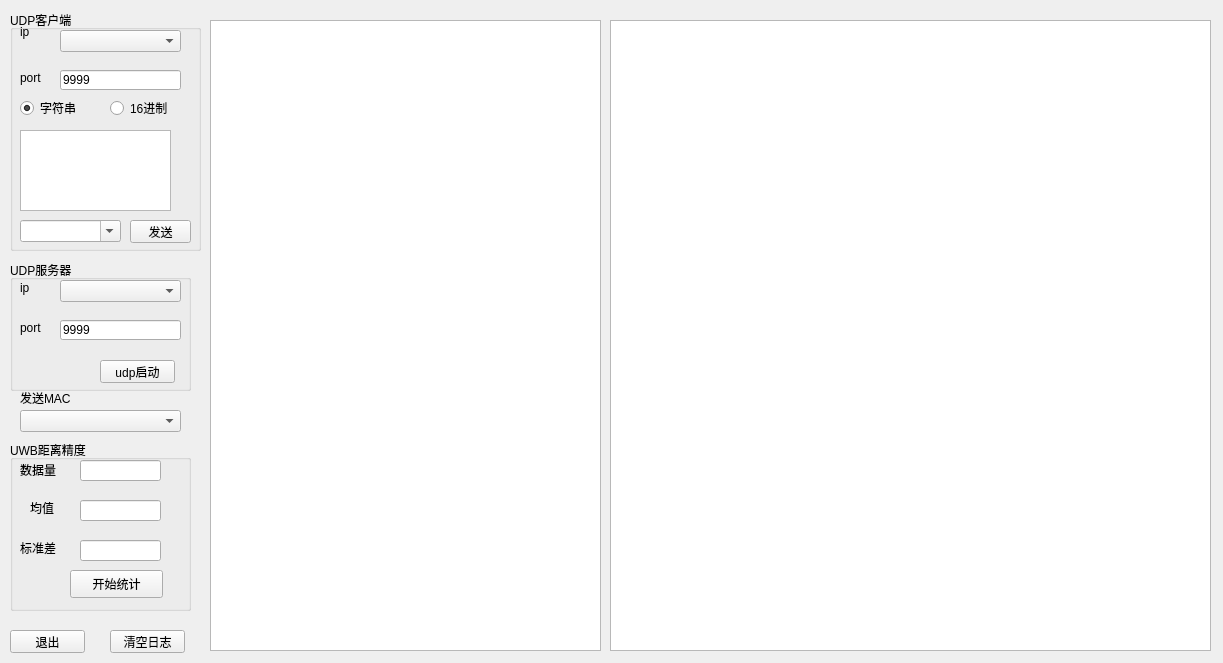
<?xml version="1.0" encoding="UTF-8"?>
<ui version="4.0">
 <class>Test_Prj1</class>
 <widget class="QWidget" name="Test_Prj1">
  <property name="geometry">
   <rect>
    <x>0</x>
    <y>0</y>
    <width>1223</width>
    <height>663</height>
   </rect>
  </property>
  <property name="windowTitle">
   <string>程序烧写控制器</string>
  </property>
  <widget class="QPushButton" name="pB_exit">
   <property name="enabled">
    <bool>true</bool>
   </property>
   <property name="geometry">
    <rect>
     <x>10</x>
     <y>630</y>
     <width>75</width>
     <height>23</height>
    </rect>
   </property>
   <property name="cursor">
    <cursorShape>ArrowCursor</cursorShape>
   </property>
   <property name="text">
    <string>退出</string>
   </property>
  </widget>
  <widget class="QTextEdit" name="tE_log">
   <property name="geometry">
    <rect>
     <x>220</x>
     <y>20</y>
     <width>321</width>
     <height>591</height>
    </rect>
   </property>
   <property name="frameShape">
    <enum>QFrame::Box</enum>
   </property>
   <property name="lineWidth">
    <number>1</number>
   </property>
   <property name="autoFormatting">
    <set>QTextEdit::AutoNone</set>
   </property>
  </widget>
  <widget class="QPushButton" name="pB_clear">
   <property name="geometry">
    <rect>
     <x>110</x>
     <y>630</y>
     <width>75</width>
     <height>23</height>
    </rect>
   </property>
   <property name="text">
    <string>清空日志</string>
   </property>
  </widget>
  <widget class="QGroupBox" name="gB_udpserver">
   <property name="geometry">
    <rect>
     <x>10</x>
     <y>260</y>
     <width>181</width>
     <height>131</height>
    </rect>
   </property>
   <property name="title">
    <string>UDP服务器</string>
   </property>
   <widget class="QLabel" name="tL_port">
    <property name="geometry">
     <rect>
      <x>10</x>
      <y>60</y>
      <width>31</width>
      <height>16</height>
     </rect>
    </property>
    <property name="text">
     <string>port</string>
    </property>
   </widget>
   <widget class="QLineEdit" name="lE_port">
    <property name="geometry">
     <rect>
      <x>50</x>
      <y>60</y>
      <width>121</width>
      <height>20</height>
     </rect>
    </property>
    <property name="text">
     <string>9999</string>
    </property>
   </widget>
   <widget class="QComboBox" name="cB_ip">
    <property name="geometry">
     <rect>
      <x>50</x>
      <y>20</y>
      <width>121</width>
      <height>22</height>
     </rect>
    </property>
    <property name="editable">
     <bool>false</bool>
    </property>
    <property name="currentText">
     <string/>
    </property>
    <property name="currentIndex">
     <number>-1</number>
    </property>
   </widget>
   <widget class="QPushButton" name="pB_udpbegin">
    <property name="geometry">
     <rect>
      <x>90</x>
      <y>100</y>
      <width>75</width>
      <height>23</height>
     </rect>
    </property>
    <property name="text">
     <string>udp启动</string>
    </property>
   </widget>
   <widget class="QLabel" name="tL_ip">
    <property name="geometry">
     <rect>
      <x>10</x>
      <y>20</y>
      <width>21</width>
      <height>16</height>
     </rect>
    </property>
    <property name="text">
     <string>ip</string>
    </property>
   </widget>
  </widget>
  <widget class="QGroupBox" name="gB_udpclient">
   <property name="geometry">
    <rect>
     <x>10</x>
     <y>10</y>
     <width>191</width>
     <height>241</height>
    </rect>
   </property>
   <property name="title">
    <string>UDP客户端</string>
   </property>
   <widget class="QComboBox" name="cB_ip_2">
    <property name="enabled">
     <bool>true</bool>
    </property>
    <property name="geometry">
     <rect>
      <x>50</x>
      <y>20</y>
      <width>121</width>
      <height>22</height>
     </rect>
    </property>
    <property name="editable">
     <bool>false</bool>
    </property>
    <property name="currentText">
     <string/>
    </property>
    <property name="currentIndex">
     <number>-1</number>
    </property>
    <property name="duplicatesEnabled">
     <bool>false</bool>
    </property>
   </widget>
   <widget class="QLineEdit" name="lE_port_2">
    <property name="geometry">
     <rect>
      <x>50</x>
      <y>60</y>
      <width>121</width>
      <height>20</height>
     </rect>
    </property>
    <property name="text">
     <string>9999</string>
    </property>
   </widget>
   <widget class="QLabel" name="tL_ip_2">
    <property name="geometry">
     <rect>
      <x>10</x>
      <y>12</y>
      <width>21</width>
      <height>20</height>
     </rect>
    </property>
    <property name="text">
     <string>ip</string>
    </property>
   </widget>
   <widget class="QLabel" name="tL_port_2">
    <property name="geometry">
     <rect>
      <x>10</x>
      <y>60</y>
      <width>31</width>
      <height>16</height>
     </rect>
    </property>
    <property name="text">
     <string>port</string>
    </property>
   </widget>
   <widget class="QRadioButton" name="rB_byte">
    <property name="geometry">
     <rect>
      <x>100</x>
      <y>90</y>
      <width>89</width>
      <height>16</height>
     </rect>
    </property>
    <property name="text">
     <string>16进制</string>
    </property>
   </widget>
   <widget class="QRadioButton" name="rB_string">
    <property name="geometry">
     <rect>
      <x>10</x>
      <y>90</y>
      <width>91</width>
      <height>16</height>
     </rect>
    </property>
    <property name="layoutDirection">
     <enum>Qt::LeftToRight</enum>
    </property>
    <property name="text">
     <string>字符串</string>
    </property>
    <property name="checked">
     <bool>true</bool>
    </property>
   </widget>
   <widget class="QComboBox" name="cB_order">
    <property name="geometry">
     <rect>
      <x>10</x>
      <y>210</y>
      <width>101</width>
      <height>22</height>
     </rect>
    </property>
    <property name="editable">
     <bool>true</bool>
    </property>
    <property name="currentText">
     <string/>
    </property>
    <property name="currentIndex">
     <number>-1</number>
    </property>
   </widget>
   <widget class="QTextEdit" name="tE_send">
    <property name="geometry">
     <rect>
      <x>10</x>
      <y>120</y>
      <width>151</width>
      <height>81</height>
     </rect>
    </property>
    <property name="autoFormatting">
     <set>QTextEdit::AutoNone</set>
    </property>
   </widget>
   <widget class="QPushButton" name="pB_send">
    <property name="geometry">
     <rect>
      <x>120</x>
      <y>210</y>
      <width>61</width>
      <height>23</height>
     </rect>
    </property>
    <property name="text">
     <string>发送</string>
    </property>
   </widget>
  </widget>
  <widget class="QLineEdit" name="lE_incnt">
   <property name="geometry">
    <rect>
     <x>320</x>
     <y>510</y>
     <width>42</width>
     <height>20</height>
    </rect>
   </property>
   <property name="text">
    <string>9999</string>
   </property>
  </widget>
  <widget class="QLabel" name="tL_incnt">
   <property name="geometry">
    <rect>
     <x>235</x>
     <y>513</y>
     <width>71</width>
     <height>16</height>
    </rect>
   </property>
   <property name="text">
    <string>入库计数器：</string>
   </property>
  </widget>
  <widget class="QLabel" name="tL_outcnt">
   <property name="geometry">
    <rect>
     <x>235</x>
     <y>543</y>
     <width>71</width>
     <height>16</height>
    </rect>
   </property>
   <property name="text">
    <string>出库计数器：</string>
   </property>
  </widget>
  <widget class="QLineEdit" name="lE_outcnt">
   <property name="geometry">
    <rect>
     <x>320</x>
     <y>540</y>
     <width>41</width>
     <height>20</height>
    </rect>
   </property>
   <property name="text">
    <string>9999</string>
   </property>
  </widget>
  <widget class="QTextBrowser" name="tB_log">
   <property name="geometry">
    <rect>
     <x>210</x>
     <y>20</y>
     <width>391</width>
     <height>631</height>
    </rect>
   </property>
   <property name="maximumSize">
    <size>
     <width>16777215</width>
     <height>1000</height>
    </size>
   </property>
   <property name="mouseTracking">
    <bool>false</bool>
   </property>
   <property name="horizontalScrollBarPolicy">
    <enum>Qt::ScrollBarAsNeeded</enum>
   </property>
   <property name="sizeAdjustPolicy">
    <enum>QAbstractScrollArea::AdjustIgnored</enum>
   </property>
   <property name="autoFormatting">
    <set>QTextEdit::AutoAll</set>
   </property>
   <property name="tabChangesFocus">
    <bool>false</bool>
   </property>
   <property name="lineWrapMode">
    <enum>QTextEdit::WidgetWidth</enum>
   </property>
   <property name="acceptRichText">
    <bool>false</bool>
   </property>
   <property name="textInteractionFlags">
    <set>Qt::LinksAccessibleByKeyboard|Qt::LinksAccessibleByMouse|Qt::TextBrowserInteraction|Qt::TextEditable|Qt::TextSelectableByMouse</set>
   </property>
  </widget>
  <widget class="QTextBrowser" name="tB_log_2">
   <property name="geometry">
    <rect>
     <x>610</x>
     <y>20</y>
     <width>601</width>
     <height>631</height>
    </rect>
   </property>
   <property name="maximumSize">
    <size>
     <width>16777215</width>
     <height>1000</height>
    </size>
   </property>
   <property name="mouseTracking">
    <bool>false</bool>
   </property>
   <property name="horizontalScrollBarPolicy">
    <enum>Qt::ScrollBarAsNeeded</enum>
   </property>
   <property name="sizeAdjustPolicy">
    <enum>QAbstractScrollArea::AdjustIgnored</enum>
   </property>
   <property name="autoFormatting">
    <set>QTextEdit::AutoAll</set>
   </property>
   <property name="tabChangesFocus">
    <bool>false</bool>
   </property>
   <property name="lineWrapMode">
    <enum>QTextEdit::WidgetWidth</enum>
   </property>
   <property name="acceptRichText">
    <bool>false</bool>
   </property>
   <property name="textInteractionFlags">
    <set>Qt::LinksAccessibleByKeyboard|Qt::LinksAccessibleByMouse|Qt::TextBrowserInteraction|Qt::TextEditable|Qt::TextSelectableByMouse</set>
   </property>
  </widget>
  <widget class="QLabel" name="tL_txmac">
   <property name="geometry">
    <rect>
     <x>20</x>
     <y>390</y>
     <width>72</width>
     <height>15</height>
    </rect>
   </property>
   <property name="text">
    <string>发送MAC</string>
   </property>
  </widget>
  <widget class="QComboBox" name="cB_txmac">
   <property name="geometry">
    <rect>
     <x>20</x>
     <y>410</y>
     <width>161</width>
     <height>22</height>
    </rect>
   </property>
  </widget>
  <widget class="QPushButton" name="pB_udpbegin_2">
   <property name="geometry">
    <rect>
     <x>290</x>
     <y>160</y>
     <width>75</width>
     <height>23</height>
    </rect>
   </property>
   <property name="text">
    <string>udp设置</string>
   </property>
  </widget>
  <widget class="QCheckBox" name="chB_allip">
   <property name="geometry">
    <rect>
     <x>280</x>
     <y>100</y>
     <width>71</width>
     <height>16</height>
    </rect>
   </property>
   <property name="text">
    <string>全部</string>
   </property>
  </widget>
  <widget class="QGroupBox" name="groupBox">
   <property name="geometry">
    <rect>
     <x>10</x>
     <y>440</y>
     <width>181</width>
     <height>171</height>
    </rect>
   </property>
   <property name="title">
    <string>UWB距离精度</string>
   </property>
   <widget class="QPushButton" name="pB_avetime">
    <property name="geometry">
     <rect>
      <x>60</x>
      <y>130</y>
      <width>93</width>
      <height>28</height>
     </rect>
    </property>
    <property name="text">
     <string>开始统计</string>
    </property>
   </widget>
   <widget class="QLineEdit" name="lE_avetime">
    <property name="geometry">
     <rect>
      <x>70</x>
      <y>60</y>
      <width>81</width>
      <height>21</height>
     </rect>
    </property>
   </widget>
   <widget class="QLabel" name="tL_avetime">
    <property name="geometry">
     <rect>
      <x>20</x>
      <y>60</y>
      <width>41</width>
      <height>16</height>
     </rect>
    </property>
    <property name="text">
     <string>均值</string>
    </property>
   </widget>
   <widget class="QLabel" name="tL_avetime_2">
    <property name="geometry">
     <rect>
      <x>10</x>
      <y>100</y>
      <width>51</width>
      <height>16</height>
     </rect>
    </property>
    <property name="text">
     <string>标准差</string>
    </property>
   </widget>
   <widget class="QLineEdit" name="lE_avetime_2">
    <property name="geometry">
     <rect>
      <x>70</x>
      <y>100</y>
      <width>81</width>
      <height>21</height>
     </rect>
    </property>
   </widget>
   <widget class="QLabel" name="tL_avenum">
    <property name="geometry">
     <rect>
      <x>10</x>
      <y>20</y>
      <width>51</width>
      <height>20</height>
     </rect>
    </property>
    <property name="text">
     <string>数据量</string>
    </property>
   </widget>
   <widget class="QLineEdit" name="lE_avenum">
    <property name="geometry">
     <rect>
      <x>70</x>
      <y>20</y>
      <width>81</width>
      <height>21</height>
     </rect>
    </property>
   </widget>
  </widget>
  <zorder>gB_udpserver</zorder>
  <zorder>pB_exit</zorder>
  <zorder>tE_log</zorder>
  <zorder>pB_clear</zorder>
  <zorder>gB_udpclient</zorder>
  <zorder>lE_incnt</zorder>
  <zorder>tL_incnt</zorder>
  <zorder>tL_outcnt</zorder>
  <zorder>lE_outcnt</zorder>
  <zorder>tB_log_2</zorder>
  <zorder>tL_txmac</zorder>
  <zorder>cB_txmac</zorder>
  <zorder>pB_udpbegin_2</zorder>
  <zorder>chB_allip</zorder>
  <zorder>tB_log</zorder>
  <zorder>groupBox</zorder>
 </widget>
 <tabstops>
  <tabstop>pB_exit</tabstop>
 </tabstops>
 <resources/>
 <connections>
  <connection>
   <sender>pB_exit</sender>
   <signal>clicked()</signal>
   <receiver>Test_Prj1</receiver>
   <slot>close()</slot>
   <hints>
    <hint type="sourcelabel">
     <x>37</x>
     <y>601</y>
    </hint>
    <hint type="destinationlabel">
     <x>199</x>
     <y>149</y>
    </hint>
   </hints>
  </connection>
  <connection>
   <sender>pB_clear</sender>
   <signal>clicked()</signal>
   <receiver>Test_Prj1</receiver>
   <slot>clearLog()</slot>
   <hints>
    <hint type="sourcelabel">
     <x>110</x>
     <y>602</y>
    </hint>
    <hint type="destinationlabel">
     <x>550</x>
     <y>40</y>
    </hint>
   </hints>
  </connection>
  <connection>
   <sender>cB_ip_2</sender>
   <signal>editTextChanged(QString)</signal>
   <receiver>Test_Prj1</receiver>
   <slot>autoComp()</slot>
   <hints>
    <hint type="sourcelabel">
     <x>107</x>
     <y>31</y>
    </hint>
    <hint type="destinationlabel">
     <x>110</x>
     <y>277</y>
    </hint>
   </hints>
  </connection>
  <connection>
   <sender>pB_udpbegin_2</sender>
   <signal>clicked()</signal>
   <receiver>Test_Prj1</receiver>
   <slot>udpSet()</slot>
   <hints>
    <hint type="sourcelabel">
     <x>129</x>
     <y>112</y>
    </hint>
    <hint type="destinationlabel">
     <x>141</x>
     <y>290</y>
    </hint>
   </hints>
  </connection>
  <connection>
   <sender>pB_udpbegin</sender>
   <signal>clicked()</signal>
   <receiver>Test_Prj1</receiver>
   <slot>udpBegin()</slot>
   <hints>
    <hint type="sourcelabel">
     <x>115</x>
     <y>447</y>
    </hint>
    <hint type="destinationlabel">
     <x>119</x>
     <y>133</y>
    </hint>
   </hints>
  </connection>
  <connection>
   <sender>tE_log</sender>
   <signal>textChanged()</signal>
   <receiver>Test_Prj1</receiver>
   <slot>cntUpdated()</slot>
   <hints>
    <hint type="sourcelabel">
     <x>358</x>
     <y>264</y>
    </hint>
    <hint type="destinationlabel">
     <x>345</x>
     <y>312</y>
    </hint>
   </hints>
  </connection>
  <connection>
   <sender>pB_send</sender>
   <signal>clicked()</signal>
   <receiver>Test_Prj1</receiver>
   <slot>udpSend()</slot>
   <hints>
    <hint type="sourcelabel">
     <x>160</x>
     <y>309</y>
    </hint>
    <hint type="destinationlabel">
     <x>161</x>
     <y>323</y>
    </hint>
   </hints>
  </connection>
  <connection>
   <sender>cB_order</sender>
   <signal>activated(QString)</signal>
   <receiver>Test_Prj1</receiver>
   <slot>udpOrder()</slot>
   <hints>
    <hint type="sourcelabel">
     <x>64</x>
     <y>310</y>
    </hint>
    <hint type="destinationlabel">
     <x>66</x>
     <y>328</y>
    </hint>
   </hints>
  </connection>
  <connection>
   <sender>pB_avetime</sender>
   <signal>clicked()</signal>
   <receiver>Test_Prj1</receiver>
   <slot>uwbAveTime()</slot>
   <hints>
    <hint type="sourcelabel">
     <x>84</x>
     <y>534</y>
    </hint>
    <hint type="destinationlabel">
     <x>82</x>
     <y>554</y>
    </hint>
   </hints>
  </connection>
 </connections>
 <slots>
  <slot>uwbBurn()</slot>
  <slot>bleBurn()</slot>
  <slot>setOK()</slot>
  <slot>udpBegin()</slot>
  <slot>onActivated()</slot>
  <slot>printLog()</slot>
  <slot>clearLog()</slot>
  <slot>sendString()</slot>
  <slot>sendByte()</slot>
  <slot>autoComp()</slot>
  <slot>udpSet()</slot>
  <slot>bleIn()</slot>
  <slot>bleOut()</slot>
  <slot>cntUpdated()</slot>
  <slot>udpSend()</slot>
  <slot>udpOrder()</slot>
  <slot>uwbAveTime()</slot>
 </slots>
</ui>
